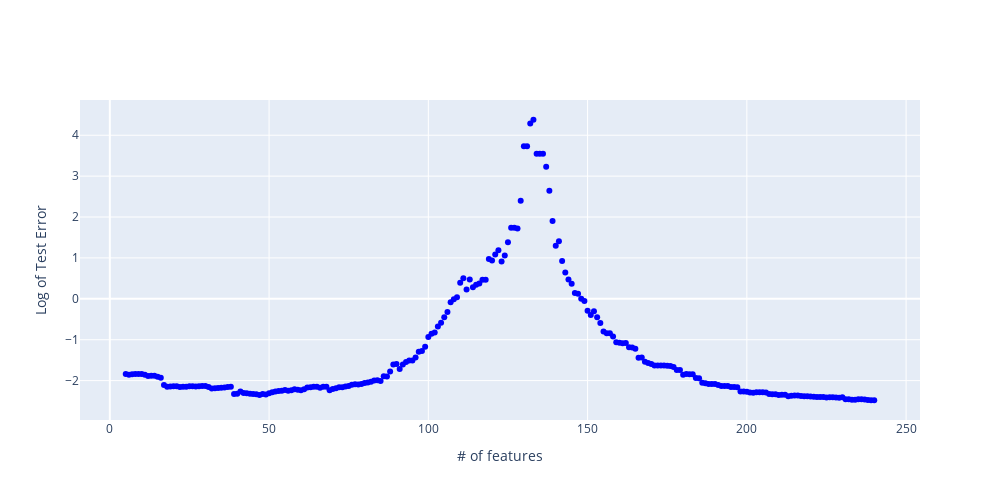

Write notebook code for a chart like this one.
### Code cell
fig = go.Figure()
fig.update_layout(width=1000,height=500,
                  xaxis_title="# of features",
                  yaxis_title="Log of Test Error")

fig.add_trace(go.Scatter(x=number_of_feature_array,y=log_test_error_median_array,
                    mode='markers',
                    marker_color="blue"))

### Figure 1 — Plotly figure (JSON) as saved in the notebook; plotly's stock layout.template omitted (floating-point values rounded to 4 significant figures; data arrays with more than 128 entries replaced by an {"elided": "..."} marker saying what was removed)
{"data": [{"marker": {"color": "blue"}, "mode": "markers", "type": "scatter", "x": {"elided": "236 int values"}, "y": {"elided": "236 float values"}}], "layout": {"height": 500, "width": 1000, "xaxis": {"title": {"text": "# of features"}}, "yaxis": {"title": {"text": "Log of Test Error"}}}}
